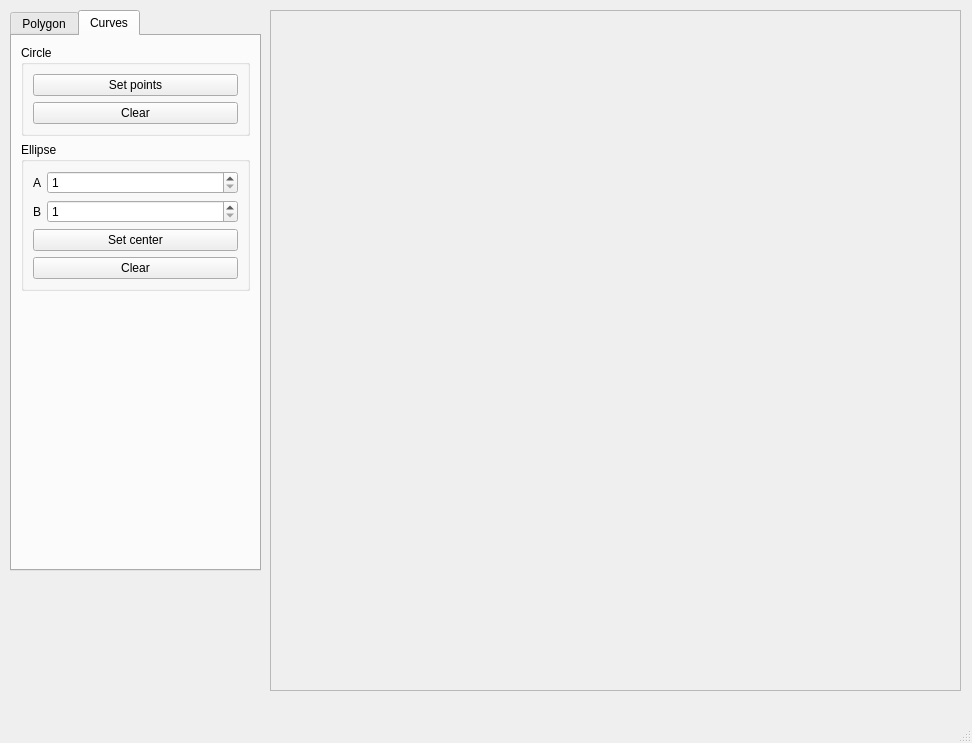
<?xml version="1.0" encoding="UTF-8"?>
<ui version="4.0">
 <class>Transformation</class>
 <widget class="QMainWindow" name="Transformation">
  <property name="geometry">
   <rect>
    <x>0</x>
    <y>0</y>
    <width>972</width>
    <height>743</height>
   </rect>
  </property>
  <property name="sizePolicy">
   <sizepolicy hsizetype="Fixed" vsizetype="Fixed">
    <horstretch>0</horstretch>
    <verstretch>0</verstretch>
   </sizepolicy>
  </property>
  <property name="minimumSize">
   <size>
    <width>815</width>
    <height>494</height>
   </size>
  </property>
  <property name="windowTitle">
   <string>Transformation</string>
  </property>
  <widget class="QWidget" name="centralwidget">
   <widget class="QFrame" name="frame">
    <property name="geometry">
     <rect>
      <x>270</x>
      <y>10</y>
      <width>691</width>
      <height>681</height>
     </rect>
    </property>
    <property name="sizePolicy">
     <sizepolicy hsizetype="Preferred" vsizetype="Preferred">
      <horstretch>0</horstretch>
      <verstretch>0</verstretch>
     </sizepolicy>
    </property>
    <property name="minimumSize">
     <size>
      <width>0</width>
      <height>0</height>
     </size>
    </property>
    <property name="mouseTracking">
     <bool>true</bool>
    </property>
    <property name="layoutDirection">
     <enum>Qt::LeftToRight</enum>
    </property>
    <property name="autoFillBackground">
     <bool>false</bool>
    </property>
    <property name="frameShape">
     <enum>QFrame::StyledPanel</enum>
    </property>
    <property name="frameShadow">
     <enum>QFrame::Raised</enum>
    </property>
   </widget>
   <widget class="QTabWidget" name="tabWidget">
    <property name="geometry">
     <rect>
      <x>10</x>
      <y>10</y>
      <width>251</width>
      <height>561</height>
     </rect>
    </property>
    <property name="sizePolicy">
     <sizepolicy hsizetype="Fixed" vsizetype="Fixed">
      <horstretch>0</horstretch>
      <verstretch>0</verstretch>
     </sizepolicy>
    </property>
    <property name="tabShape">
     <enum>QTabWidget::Rounded</enum>
    </property>
    <property name="currentIndex">
     <number>1</number>
    </property>
    <property name="elideMode">
     <enum>Qt::ElideNone</enum>
    </property>
    <widget class="QWidget" name="polygon">
     <attribute name="title">
      <string>Polygon</string>
     </attribute>
     <layout class="QVBoxLayout" name="verticalLayout_4">
      <item>
       <widget class="QGroupBox" name="PolygonBox">
        <property name="enabled">
         <bool>true</bool>
        </property>
        <property name="sizePolicy">
         <sizepolicy hsizetype="Expanding" vsizetype="Fixed">
          <horstretch>0</horstretch>
          <verstretch>0</verstretch>
         </sizepolicy>
        </property>
        <property name="title">
         <string>Polygon</string>
        </property>
        <layout class="QVBoxLayout" name="verticalLayout">
         <item>
          <widget class="QPushButton" name="drawButton">
           <property name="sizePolicy">
            <sizepolicy hsizetype="Minimum" vsizetype="Expanding">
             <horstretch>0</horstretch>
             <verstretch>0</verstretch>
            </sizepolicy>
           </property>
           <property name="text">
            <string>Draw polygon</string>
           </property>
          </widget>
         </item>
         <item>
          <widget class="QPushButton" name="eraseButton">
           <property name="sizePolicy">
            <sizepolicy hsizetype="Minimum" vsizetype="Expanding">
             <horstretch>0</horstretch>
             <verstretch>0</verstretch>
            </sizepolicy>
           </property>
           <property name="text">
            <string>Erase polygon</string>
           </property>
          </widget>
         </item>
         <item>
          <widget class="QPushButton" name="changeColorButton">
           <property name="sizePolicy">
            <sizepolicy hsizetype="Minimum" vsizetype="Expanding">
             <horstretch>0</horstretch>
             <verstretch>0</verstretch>
            </sizepolicy>
           </property>
           <property name="text">
            <string>Change color</string>
           </property>
          </widget>
         </item>
        </layout>
       </widget>
      </item>
      <item>
       <widget class="QGroupBox" name="transformationsBox">
        <property name="sizePolicy">
         <sizepolicy hsizetype="Expanding" vsizetype="Fixed">
          <horstretch>0</horstretch>
          <verstretch>0</verstretch>
         </sizepolicy>
        </property>
        <property name="title">
         <string>Transformations</string>
        </property>
        <layout class="QVBoxLayout" name="verticalLayout_2">
         <item>
          <widget class="QPushButton" name="rotate1Button">
           <property name="sizePolicy">
            <sizepolicy hsizetype="Minimum" vsizetype="Expanding">
             <horstretch>0</horstretch>
             <verstretch>0</verstretch>
            </sizepolicy>
           </property>
           <property name="text">
            <string>Rotate clockwise</string>
           </property>
          </widget>
         </item>
         <item>
          <widget class="QPushButton" name="rotate2Button">
           <property name="sizePolicy">
            <sizepolicy hsizetype="Minimum" vsizetype="Expanding">
             <horstretch>0</horstretch>
             <verstretch>0</verstretch>
            </sizepolicy>
           </property>
           <property name="text">
            <string>Rotate counterclockwise</string>
           </property>
          </widget>
         </item>
         <item>
          <widget class="QPushButton" name="zoomInButton">
           <property name="sizePolicy">
            <sizepolicy hsizetype="Minimum" vsizetype="Expanding">
             <horstretch>0</horstretch>
             <verstretch>0</verstretch>
            </sizepolicy>
           </property>
           <property name="text">
            <string>Zoom in</string>
           </property>
          </widget>
         </item>
         <item>
          <widget class="QPushButton" name="zoomOutButton">
           <property name="sizePolicy">
            <sizepolicy hsizetype="Minimum" vsizetype="Expanding">
             <horstretch>0</horstretch>
             <verstretch>0</verstretch>
            </sizepolicy>
           </property>
           <property name="text">
            <string>Zoom out</string>
           </property>
          </widget>
         </item>
         <item>
          <widget class="QPushButton" name="swapButton">
           <property name="sizePolicy">
            <sizepolicy hsizetype="Minimum" vsizetype="Expanding">
             <horstretch>0</horstretch>
             <verstretch>0</verstretch>
            </sizepolicy>
           </property>
           <property name="text">
            <string>Symmetrical swap</string>
           </property>
          </widget>
         </item>
         <item>
          <widget class="QPushButton" name="shearRightButton">
           <property name="sizePolicy">
            <sizepolicy hsizetype="Minimum" vsizetype="Expanding">
             <horstretch>0</horstretch>
             <verstretch>0</verstretch>
            </sizepolicy>
           </property>
           <property name="text">
            <string>Shear right (x)</string>
           </property>
          </widget>
         </item>
         <item>
          <widget class="QPushButton" name="shearLeftButton">
           <property name="sizePolicy">
            <sizepolicy hsizetype="Minimum" vsizetype="Expanding">
             <horstretch>0</horstretch>
             <verstretch>0</verstretch>
            </sizepolicy>
           </property>
           <property name="text">
            <string>Shear left (x)</string>
           </property>
          </widget>
         </item>
         <item>
          <widget class="QPushButton" name="resetButton">
           <property name="sizePolicy">
            <sizepolicy hsizetype="Minimum" vsizetype="Expanding">
             <horstretch>0</horstretch>
             <verstretch>0</verstretch>
            </sizepolicy>
           </property>
           <property name="text">
            <string>Reset</string>
           </property>
          </widget>
         </item>
        </layout>
       </widget>
      </item>
      <item>
       <widget class="QGroupBox" name="rasterizationGroup">
        <property name="sizePolicy">
         <sizepolicy hsizetype="Expanding" vsizetype="Fixed">
          <horstretch>0</horstretch>
          <verstretch>0</verstretch>
         </sizepolicy>
        </property>
        <property name="title">
         <string>Rasterization algorithm</string>
        </property>
        <layout class="QFormLayout" name="formLayout">
         <item row="0" column="0">
          <widget class="QRadioButton" name="ddaButton">
           <property name="text">
            <string>DDA</string>
           </property>
           <property name="checked">
            <bool>false</bool>
           </property>
          </widget>
         </item>
         <item row="0" column="1">
          <widget class="QRadioButton" name="bresenhamButton">
           <property name="text">
            <string>Bresenham</string>
           </property>
           <property name="checked">
            <bool>true</bool>
           </property>
          </widget>
         </item>
         <item row="1" column="0" colspan="2">
          <widget class="QPushButton" name="applyButton">
           <property name="text">
            <string>Apply</string>
           </property>
          </widget>
         </item>
        </layout>
       </widget>
      </item>
     </layout>
    </widget>
    <widget class="QWidget" name="curves">
     <attribute name="title">
      <string>Curves</string>
     </attribute>
     <layout class="QVBoxLayout" name="verticalLayout_5">
      <item>
       <widget class="QGroupBox" name="circleGroup">
        <property name="title">
         <string>Circle</string>
        </property>
        <layout class="QVBoxLayout" name="verticalLayout_3">
         <item>
          <widget class="QPushButton" name="cBeginButton">
           <property name="text">
            <string>Set points</string>
           </property>
          </widget>
         </item>
         <item>
          <widget class="QPushButton" name="cEndButton">
           <property name="text">
            <string>Clear</string>
           </property>
          </widget>
         </item>
        </layout>
       </widget>
      </item>
      <item>
       <widget class="QGroupBox" name="ellipseGroup">
        <property name="sizePolicy">
         <sizepolicy hsizetype="Preferred" vsizetype="Fixed">
          <horstretch>0</horstretch>
          <verstretch>0</verstretch>
         </sizepolicy>
        </property>
        <property name="title">
         <string>Ellipse</string>
        </property>
        <layout class="QFormLayout" name="formLayout_2">
         <item row="4" column="0" colspan="2">
          <widget class="QPushButton" name="eBeginButton">
           <property name="text">
            <string>Set center</string>
           </property>
          </widget>
         </item>
         <item row="3" column="1">
          <widget class="QSpinBox" name="bSpinBox">
           <property name="sizePolicy">
            <sizepolicy hsizetype="Preferred" vsizetype="Fixed">
             <horstretch>0</horstretch>
             <verstretch>0</verstretch>
            </sizepolicy>
           </property>
           <property name="minimum">
            <number>1</number>
           </property>
           <property name="maximum">
            <number>1000</number>
           </property>
          </widget>
         </item>
         <item row="3" column="0">
          <widget class="QLabel" name="label_2">
           <property name="sizePolicy">
            <sizepolicy hsizetype="Fixed" vsizetype="Preferred">
             <horstretch>0</horstretch>
             <verstretch>0</verstretch>
            </sizepolicy>
           </property>
           <property name="text">
            <string>B</string>
           </property>
          </widget>
         </item>
         <item row="1" column="1">
          <widget class="QSpinBox" name="aSpinBox">
           <property name="sizePolicy">
            <sizepolicy hsizetype="Preferred" vsizetype="Fixed">
             <horstretch>0</horstretch>
             <verstretch>0</verstretch>
            </sizepolicy>
           </property>
           <property name="minimum">
            <number>1</number>
           </property>
           <property name="maximum">
            <number>1000</number>
           </property>
          </widget>
         </item>
         <item row="1" column="0">
          <widget class="QLabel" name="label">
           <property name="sizePolicy">
            <sizepolicy hsizetype="Fixed" vsizetype="Preferred">
             <horstretch>0</horstretch>
             <verstretch>0</verstretch>
            </sizepolicy>
           </property>
           <property name="text">
            <string>A</string>
           </property>
          </widget>
         </item>
         <item row="5" column="0" colspan="2">
          <widget class="QPushButton" name="eClearButton">
           <property name="text">
            <string>Clear</string>
           </property>
          </widget>
         </item>
        </layout>
       </widget>
      </item>
      <item>
       <spacer name="verticalSpacer">
        <property name="orientation">
         <enum>Qt::Vertical</enum>
        </property>
        <property name="sizeHint" stdset="0">
         <size>
          <width>20</width>
          <height>40</height>
         </size>
        </property>
       </spacer>
      </item>
     </layout>
    </widget>
   </widget>
  </widget>
  <widget class="QMenuBar" name="menubar">
   <property name="geometry">
    <rect>
     <x>0</x>
     <y>0</y>
     <width>972</width>
     <height>22</height>
    </rect>
   </property>
  </widget>
  <widget class="QStatusBar" name="statusbar"/>
 </widget>
 <resources/>
 <connections/>
</ui>
